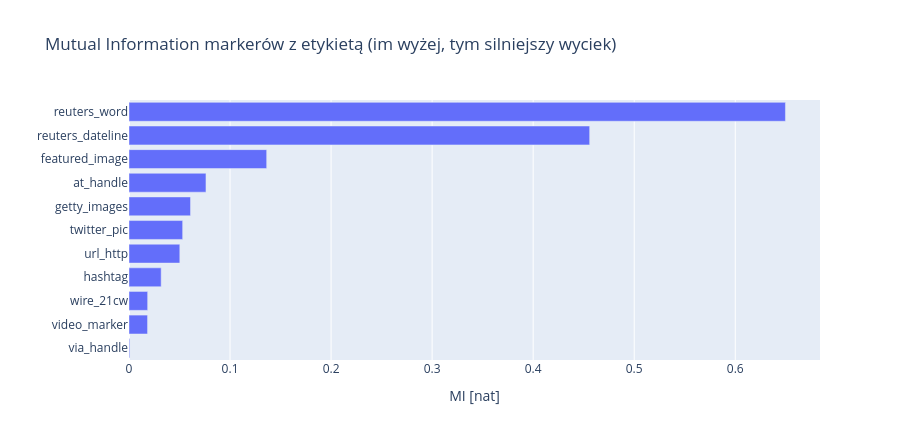

Notebook source saved alongside this figure:
### Code cell
fig = px.bar(scores.sort_values('mutual_info'), x='mutual_info', y='marker', orientation='h',
             title='Mutual Information markerów z etykietą (im wyżej, tym silniejszy wyciek)')
fig.update_layout(xaxis_title='MI [nat]', yaxis_title='', height=440)
fig.show()

### Figure 1 — Plotly figure (JSON) as saved in the notebook; plotly's stock layout.template omitted (floating-point values rounded to 4 significant figures)
{"data": [{"hovertemplate": "mutual_info=%{x}<br>marker=%{y}<extra></extra>", "legendgroup": "", "marker": {"color": "#636efa", "pattern": {"shape": ""}}, "name": "", "orientation": "h", "showlegend": false, "textposition": "auto", "type": "bar", "x": [0.0007558, 0.01836, 0.01847, 0.03184, 0.05028, 0.05311, 0.06089, 0.07618, 0.1363, 0.4559, 0.6497], "xaxis": "x", "y": ["via_handle", "video_marker", "wire_21cw", "hashtag", "url_http", "twitter_pic", "getty_images", "at_handle", "featured_image", "reuters_dateline", "reuters_word"], "yaxis": "y"}], "layout": {"barmode": "relative", "height": 440, "legend": {"tracegroupgap": 0}, "title": {"text": "Mutual Information markerów z etykietą (im wyżej, tym silniejszy wyciek)"}, "xaxis": {"anchor": "y", "domain": [0.0, 1.0], "title": {"text": "MI [nat]"}}, "yaxis": {"anchor": "x", "domain": [0.0, 1.0], "title": {"text": ""}}}}
